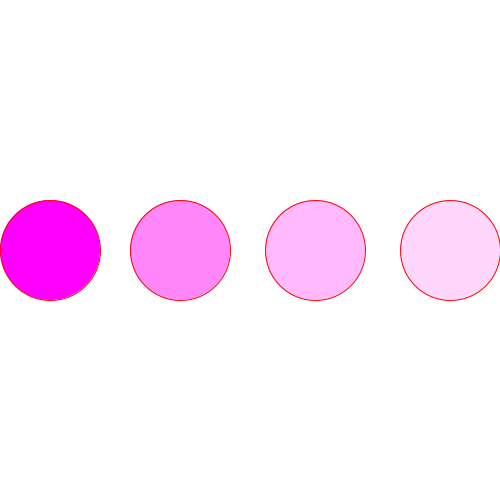
Frame 1 (no input)
Frame 60 (the mouse pressed at the canvas centre just before this capture): identical to frame 1, image omitted
Frame 120 (the mouse held since frame 60 and released just before this capture): identical to frame 1, image omitted

The Processing sketch that drew this single still picture (run headless with seeded random() and noise(); from frame 60 on, the mouse is pressed at the canvas centre):

// Processing sketch: Exercicio_4
// ── Exercicio_4.pde
void setup()
{
  size(500, 500);  
}

void draw()
{
  background(255, 255, 255);
  translate(50, 250);
  fill(255, 0, 255);
  stroke(255, 0, 0);
  ellipse(0, 0, 100, 100);
  fill(255, 0, 243, 120);
  ellipse(130, 0, 100, 100);
  fill(255, 0, 243, 70);
  ellipse(265, 0, 100, 100);
  fill(255, 0, 243, 40);
  ellipse(400, 0, 100, 100);
  save("teste.png");
}
